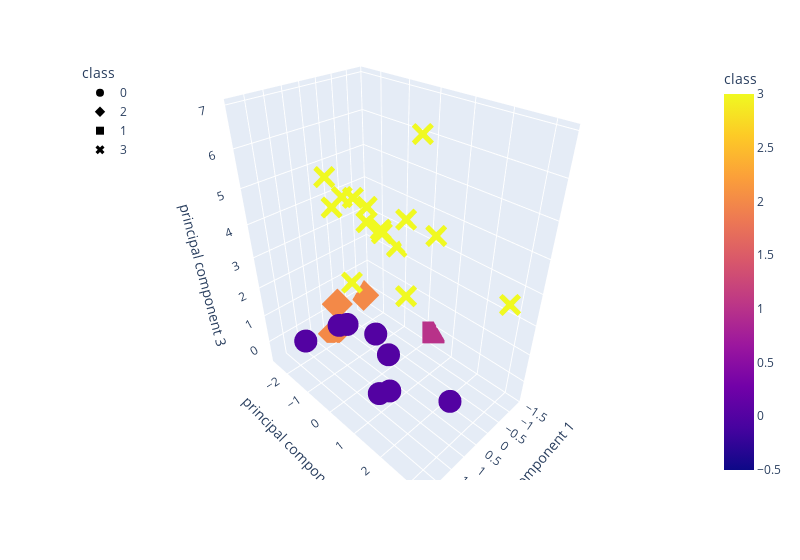

The cell this chart's notebook holds for it:
### Markdown cell above
### Visualizing Results

#### 3D-Scatter with Clusters

### Code cell
# Create a 3D-Scatter with the PCA data and the clusters
fig = px.scatter_3d(
    df_cluster_pca,
    x="principal component 1",
    y="principal component 2",
    z="principal component 3",
    color="class",
    symbol="class",
    width=800,
)
fig.update_layout(legend=dict(x=0, y=1))
fig.show()

### Figure 1 — Plotly figure (JSON) as saved in the notebook; plotly's stock layout.template omitted (floating-point values rounded to 4 significant figures; data arrays with more than 128 entries replaced by an {"elided": "..."} marker saying what was removed)
{"data": [{"hovertemplate": "class=%{marker.color}<br>principal component 1=%{x}<br>principal component 2=%{y}<br>principal component 3=%{z}<extra></extra>", "legendgroup": "0", "marker": {"color": {"elided": "184 int values"}, "coloraxis": "coloraxis", "symbol": "circle"}, "mode": "markers", "name": "0", "scene": "scene", "showlegend": true, "type": "scatter3d", "x": {"elided": "184 float values"}, "y": {"elided": "184 float values"}, "z": {"elided": "184 float values"}}, {"hovertemplate": "class=%{marker.color}<br>principal component 1=%{x}<br>principal component 2=%{y}<br>principal component 3=%{z}<extra></extra>", "legendgroup": "2", "marker": {"color": [2, 2, 2, 2, 2, 2, 2, 2, 2, 2, 2, 2, 2, 2, 2, 2, 2, 2, 2, 2, 2, 2, 2, 2, 2, 2, 2, 2, 2, 2, 2, 2, 2, 2, 2, 2, 2, 2, 2, 2, 2, 2, 2, 2, 2, 2, 2, 2, 2, 2, 2, 2, 2, 2, 2, 2, 2, 2, 2, 2, 2, 2, 2, 2, 2, 2, 2, 2, 2, 2, 2, 2, 2, 2, 2, 2, 2, 2, 2, 2, 2, 2, 2, 2, 2, 2, 2, 2, 2, 2, 2, 2, 2, 2, 2, 2, 2], "coloraxis": "coloraxis", "symbol": "diamond"}, "mode": "markers", "name": "2", "scene": "scene", "showlegend": true, "type": "scatter3d", "x": [0.5442, 0.5442, 0.5442, 0.5442, 0.5442, 0.5442, 0.5442, 0.5442, 0.5442, 0.5442, 0.5442, 0.5442, 0.5442, 0.5442, 0.5442, 0.5442, 0.5442, 0.5442, 0.5442, 0.5442, 0.5442, 0.5442, 0.5442, 0.5442, 0.5442, 0.5442, 0.5442, 0.5442, 0.5442, 0.5442, 0.5442, 0.5442, 0.5442, 0.5442, 0.5442, 0.5442, 0.5442, 0.5442, 0.5442, 0.5442, 0.5442, 0.5442, 0.5442, 0.5442, 0.5442, 0.5442, 0.5442, 0.5442, 0.5442, 0.5442, 0.5442, 0.5442, 0.5442, 0.5442, 0.5442, 0.5442, 0.5442, 0.5442, 0.5442, 0.5442, 0.5442, 0.5442, 0.5442, 0.5442, 0.5442, 0.5442, 0.5442, 0.5442, 0.5281, 0.5442, 0.5442, 0.5442, 0.5442, 0.5442, 0.5442, 0.5442, 0.5442, 0.5442, 0.5442, 0.5442, 0.5442, 0.5442, 0.5442, 0.5442, 0.5442, 0.5442, 0.5442, 0.5442, 0.5442, 0.5442, 0.5442, 0.5281, -1.121, 0.5442, 0.5442, 0.5442, 0.5442], "y": [-2.195, -2.195, -2.195, -2.195, -2.195, -2.195, -2.195, -2.195, -2.195, -2.195, -2.195, -2.195, -2.195, -2.195, -2.195, -2.195, -2.195, -2.195, -2.195, -2.195, -2.195, -2.195, -2.195, -2.195, -2.195, -2.195, -2.195, -2.195, -2.195, -2.195, -2.195, -2.195, -2.195, -2.195, -2.195, -2.195, -2.195, -2.195, -2.195, -2.195, -2.195, -2.195, -2.195, -2.195, -2.195, -2.195, -2.195, -2.195, -2.195, -2.195, -2.195, -2.195, -2.195, -2.195, -2.195, -2.195, -2.195, -2.195, -2.195, -2.195, -2.195, -2.195, -2.195, -2.195, -2.195, -2.195, -2.195, -2.195, -1.892, -2.195, -2.195, -2.195, -2.195, -2.195, -2.195, -2.195, -2.195, -2.195, -2.195, -2.195, -2.195, -2.195, -2.195, -2.195, -2.195, -2.195, -2.195, -2.195, -2.195, -2.195, -2.195, -1.892, -2.563, -2.195, -2.195, -2.195, -2.195], "z": [-0.5813, -0.5813, -0.5813, -0.5813, -0.5813, -0.5813, -0.5813, -0.5813, -0.5813, -0.5813, -0.5813, -0.5813, -0.5813, -0.5813, -0.5813, -0.5813, -0.5813, -0.5813, -0.5813, -0.5813, -0.5813, -0.5813, -0.5813, -0.5813, -0.5813, -0.5813, -0.5813, -0.5813, -0.5813, -0.5813, -0.5813, -0.5813, -0.5813, -0.5813, -0.5813, -0.5813, -0.5813, -0.5813, -0.5813, -0.5813, -0.5813, -0.5813, -0.5813, -0.5813, -0.5813, -0.5813, -0.5813, -0.5813, -0.5813, -0.5813, -0.5813, -0.5813, -0.5813, -0.5813, -0.5813, -0.5813, -0.5813, -0.5813, -0.5813, -0.5813, -0.5813, -0.5813, -0.5813, -0.5813, -0.5813, -0.5813, -0.5813, -0.5813, 0.8007, -0.5813, -0.5813, -0.5813, -0.5813, -0.5813, -0.5813, -0.5813, -0.5813, -0.5813, -0.5813, -0.5813, -0.5813, -0.5813, -0.5813, -0.5813, -0.5813, -0.5813, -0.5813, -0.5813, -0.5813, -0.5813, -0.5813, 0.8007, -0.1448, -0.5813, -0.5813, -0.5813, -0.5813]}, {"hovertemplate": "class=%{marker.color}<br>principal component 1=%{x}<br>principal component 2=%{y}<br>principal component 3=%{z}<extra></extra>", "legendgroup": "1", "marker": {"color": {"elided": "232 int values"}, "coloraxis": "coloraxis", "symbol": "square"}, "mode": "markers", "name": "1", "scene": "scene", "showlegend": true, "type": "scatter3d", "x": {"elided": "232 float values"}, "y": {"elided": "232 float values"}, "z": {"elided": "232 float values"}}, {"hovertemplate": "class=%{marker.color}<br>principal component 1=%{x}<br>principal component 2=%{y}<br>principal component 3=%{z}<extra></extra>", "legendgroup": "3", "marker": {"color": [3, 3, 3, 3, 3, 3, 3, 3, 3, 3, 3, 3, 3, 3, 3, 3, 3, 3, 3, 3, 3, 3, 3, 3, 3, 3, 3, 3], "coloraxis": "coloraxis", "symbol": "x"}, "mode": "markers", "name": "3", "scene": "scene", "showlegend": true, "type": "scatter3d", "x": [-0.1652, -0.3954, 0.5384, 0.1367, -0.3426, -0.6491, 0.5838, 0.5838, 0.5838, 0.02705, -1.395, 0.5838, -0.3954, 0.5838, 0.215, 0.5838, -0.3954, -1.003, -0.461, 0.5838, 2.169, 0.5838, 0.1829, 0.215, 0.5838, 0.5838, 0.5838, -0.08819], "y": [-2.219, -1.457, 1.286, -2.321, 3.295, -1.189, -0.8614, -0.8614, -0.8614, -0.4345, -1.283, -0.8614, -1.457, -0.8614, 0.6332, -0.8614, -1.457, 0.524, -0.04928, -0.8614, 0.8483, -0.8614, -2.481, 0.6332, -0.8614, -0.8614, -0.8614, -1.151], "z": [4.008, 3.903, 6.895, 3.759, 3.251, 3.191, 4.746, 4.746, 4.746, 3.685, 2.252, 4.746, 3.903, 4.746, 2.327, 4.746, 3.903, 3.575, 4.047, 4.746, 3.91, 4.746, 4.634, 2.327, 4.746, 4.746, 4.746, 3.675]}], "layout": {"coloraxis": {"colorbar": {"title": {"text": "class"}}, "colorscale": [[0, "#0d0887"], [0.1111, "#46039f"], [0.2222, "#7201a8"], [0.3333, "#9c179e"], [0.4444, "#bd3786"], [0.5556, "#d8576b"], [0.6667, "#ed7953"], [0.7778, "#fb9f3a"], [0.8889, "#fdca26"], [1, "#f0f921"]]}, "legend": {"title": {"text": "class"}, "tracegroupgap": 0, "x": 0, "y": 1}, "margin": {"t": 60}, "scene": {"domain": {"x": [0, 1], "y": [0, 1]}, "xaxis": {"title": {"text": "principal component 1"}}, "yaxis": {"title": {"text": "principal component 2"}}, "zaxis": {"title": {"text": "principal component 3"}}}, "width": 800}}
